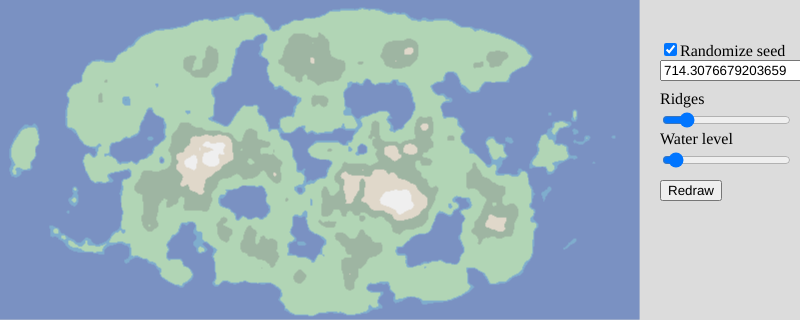
Frame 1 (no input)
Frame 60 (no input): identical to frame 1, image omitted
Frame 120 (the mouse pressed at the canvas centre since frame 60): identical to frame 1, image omitted

The p5.js sketch that drew this single still picture (run headless with seeded random() and noise() and a simulated clock; from frame 60 on, the mouse is pressed at the canvas centre):

// p5.js sketch
// ── sketch.js
const HEIGHT = 320;
const WIDTH = 800;
const MAP_WIDTH = 640;


const shallowWaterDepth = 0.01;

let seedInput, redrawMapButton, randomizeSeedCheckbox, ridgesSlider, waterLevelSlider;
let seed = 42;
const zoom = 0.02;

let elevationMap;

function ridgeNoise(nx, ny) {
    return 2 * (0.5 - abs(0.5 - noise(nx, ny)));
}

function generateElevationMap() {
    console.log('Generating elevation map.')

    if (randomizeSeedCheckbox.checked()) {
        seed = random(0, 1000);
        seedInput.value(seed);
    } else {
        seed = seedInput.value();
    }
    noiseSeed(seed);

    let maxHeight = 0;
    let minHeight = 0;

    elevationMap = new Array(MAP_WIDTH);

    for (let x = 0; x < MAP_WIDTH; x++) {
        elevationMap[x] = new Array(HEIGHT);
    }

    for (let x = 0; x < MAP_WIDTH; x++) {
        for (let y = 0; y < HEIGHT; y++) {

            const zoomX = x;
            const zoomY = y;

            const nx = x / MAP_WIDTH - 0.5;
            const ny = y / HEIGHT - 0.5;


            // Perlin noise
            let perlinNoiseValue = noise(x * zoom, y * zoom);


            let ridgeNoiseValue = ridgeNoise(x * zoom, y * zoom);

            const factor = 1 - ridgesSlider.value();

            let elevation = factor * perlinNoiseValue + (1-factor)* ridgeNoiseValue;
            // elevation = Math.pow(elevation, 3);
            // let elevation = ridgeNoise(nx, ny);

            // Cone
            // const topLimit = (-sqrt(nx*nx + ny*ny) / sqrt(0.5) + 0.5) * 2;

            // "Rounded" Cone
            // const topLimit = sqrt((-sqrt(nx*nx + ny*ny) / sqrt(0.5) + 0.5) * 2);

            // Dome
            const topLimit = -4 * Math.pow(nx, 2) -4 * Math.pow(ny, 2) + 1;

            elevation = Math.pow(elevation, 5);
            elevation = elevation * topLimit;

            if (elevation > maxHeight) {
                maxHeight = elevation;
            }

            if (elevation < minHeight) {
                minHeight = elevation;
            }

            elevationMap[x][y] = elevation;
        }
    }

    console.log('maxElevation', maxHeight)
    console.log('minElevation', minHeight)

    for (let x = 0; x < MAP_WIDTH; x++) {
        for (let y = 0; y < HEIGHT; y++) {
            let elevation = elevationMap[x][y];
            elevationMap[x][y] = elevation / maxHeight;
        }
    }

}

function getBiomeColor(e) {
    const waterLevel = waterLevelSlider.value();

    if (e < waterLevel-shallowWaterDepth) return '#345daf';
    else if (e < waterLevel) return '#3b8ac4';
    else if (e < 0.25) return '#92D19C';
    else if (e < 0.45) return '#739979';
    else if (e < 0.7) return '#E4D6BF';
    else return '#FFFFFF';
}

function drawMap() {
    background(220);

    console.log('Drawing map.')

    for (let x = 0; x < MAP_WIDTH; x++) {
        for (let y = 0; y < HEIGHT; y++) {
            const elevation = elevationMap[x][y];
            stroke(getBiomeColor(elevation))
            point(x, y);
        }
    }
}


function setup() {
    createCanvas(WIDTH, HEIGHT);

    randomizeSeedCheckbox = createCheckbox('Randomize seed', true);
    randomizeSeedCheckbox.position(MAP_WIDTH + 20, 40);

    seedInput = createInput();
    seedInput.position(MAP_WIDTH + 20, 60);

    const ridgesLabel = createElement('span', 'Ridges');
    ridgesLabel.position(MAP_WIDTH + 20, 90);
    ridgesSlider = createSlider(0, 1, 0.15, 0.01);
    ridgesSlider.position(MAP_WIDTH + 20, 110);



    const waterLevelLabel = createElement('span', 'Water level');
    waterLevelLabel.position(MAP_WIDTH + 20, 130);
    waterLevelSlider = createSlider(0, 1, 0.05, 0.01);
    waterLevelSlider.position(MAP_WIDTH + 20, 150);
    // ridgesSlider.style('width', '80px');

    redrawMapButton = createButton('Redraw');
    redrawMapButton.position(MAP_WIDTH + 20, 180);
    redrawMapButton.mousePressed(() => {
        generateElevationMap();
        drawMap();
    });


    generateElevationMap();
    drawMap();
}



function draw() {
}
